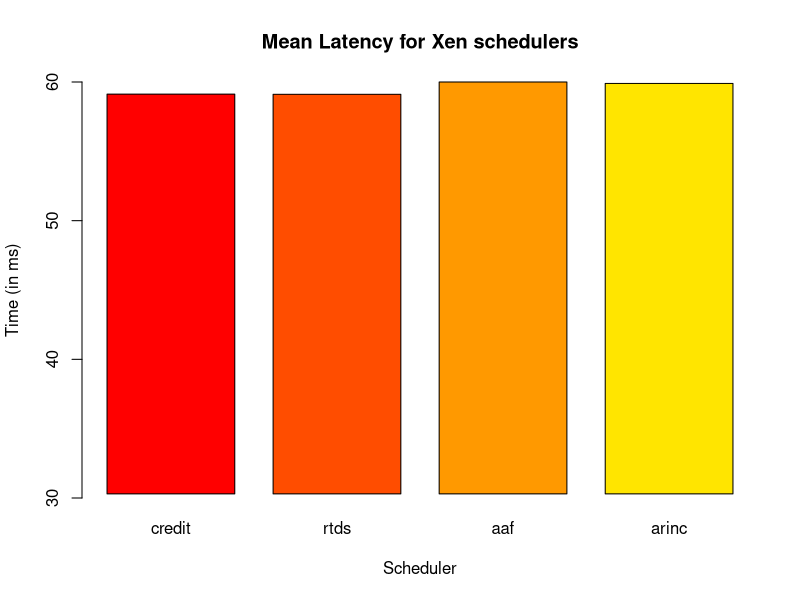
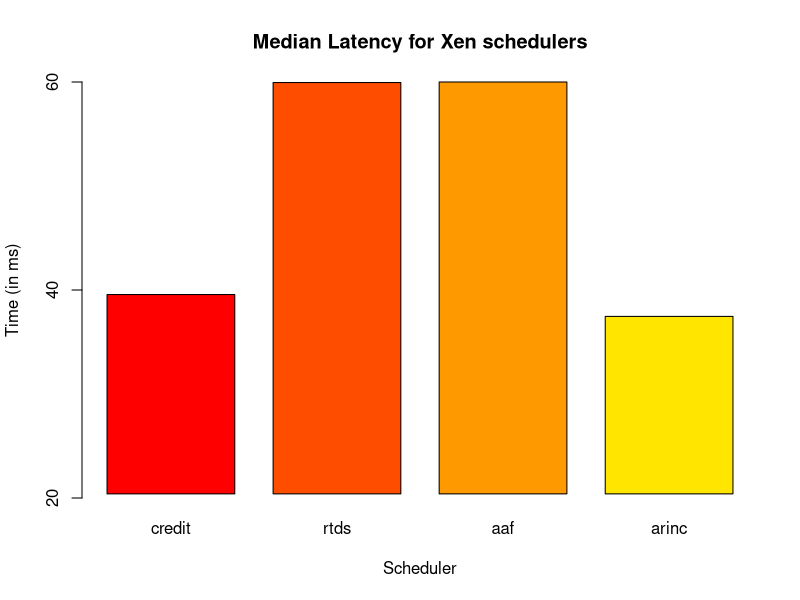
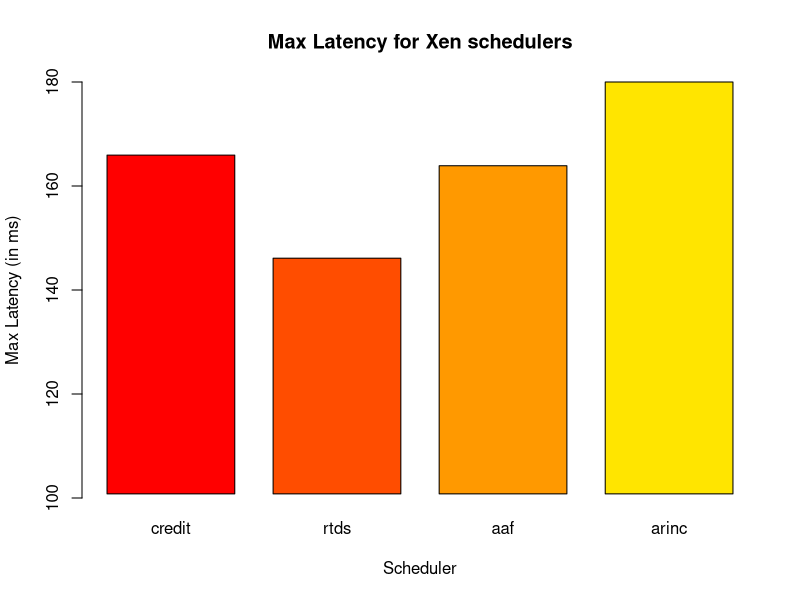

Write R code to recreate these figures, in order.
# ---------------------------------------
# R-Script to plot real-time measurements
# Author: Pavan Kumar Paluri
# University of Houston @ RTLAB - 2020
# ----------------------------------------

# Set the working directory 
wd_dir=setwd("/Users/pavankumarpaluri/Documents/RRP_S/tcp_ip_charts")
print(wd_dir)

# extract the csv info
latency_vector <- read.csv(file = "latency_result.csv", header = TRUE, sep = "\t")
print(latency_vector)
head(latency_vector)

# read specific columns only [1:2]
read.csv(file = "latency_result.csv", sep = "\t")[ ,1:2]

# Plotting histogram for Mean columns {RTDS, ARINC, AAF, CREDIT}

library(ggplot2)
library(plyr)
library(reshape2)

# means.barplot <- qplot(x=latency_vector$Scheduler_name,
#                        y=latency_vector$mean, position = "dodge")

# Use a bar plot instead
# pdf(file = "Latency_mean.pdf")

#-------- MEAN VALUES PLOTTING ----------
require(grDevices) # required for rainbow colors
par(mfrow=c(1,1))
barplot(latency_vector$mean, names.arg = latency_vector$Scheduler_name,
        xlab = "Scheduler", ylab = "Time (in ms)", col = rainbow(20),
        main = "Mean Latency for Xen schedulers",axes = FALSE,
        space=c(0.3,0.3,0.3,0.3), width=c(0.001,0.001,0.001,0.001) )
usr <- par("usr")
par(usr=c(usr[1:2], 30, 60))
axis(2, at=seq(30,60,10))
# dev.off()
# --------------------------------------

#------------- MEDIAN VALUE PLOTTING ------------
par(mfrow=c(1,1))
barplot(latency_vector$median, names.arg = latency_vector$Scheduler_name,
        xlab = "Scheduler", ylab = "Time (in ms)", col = rainbow(20),
        main = "Median Latency for Xen schedulers",axes = FALSE,
        space=c(0.3,0.3,0.3,0.3), width=c(0.001,0.001,0.001,0.001) )
usr <- par("usr")
par(usr=c(usr[1:2], 20, 60))
axis(2, at=seq(20,60,20))
# -------------------------------------------

#--------- MAX LATENCY PLOTTING --------------
par(mfrow=c(1,1))
barplot(latency_vector$Max, names.arg = latency_vector$Scheduler_name,
        xlab = "Scheduler", ylab = "Max Latency (in ms)", col = rainbow(20),
        main = "Max Latency for Xen schedulers",axes = FALSE,
        space=c(0.3,0.3,0.3,0.3), width=c(0.001,0.001,0.001,0.001) )
usr <- par("usr")
par(usr=c(usr[1:2], 100, 180))
axis(2, at=seq(100,180,20))
#--------------------------------------------

# print(means.barplot)
